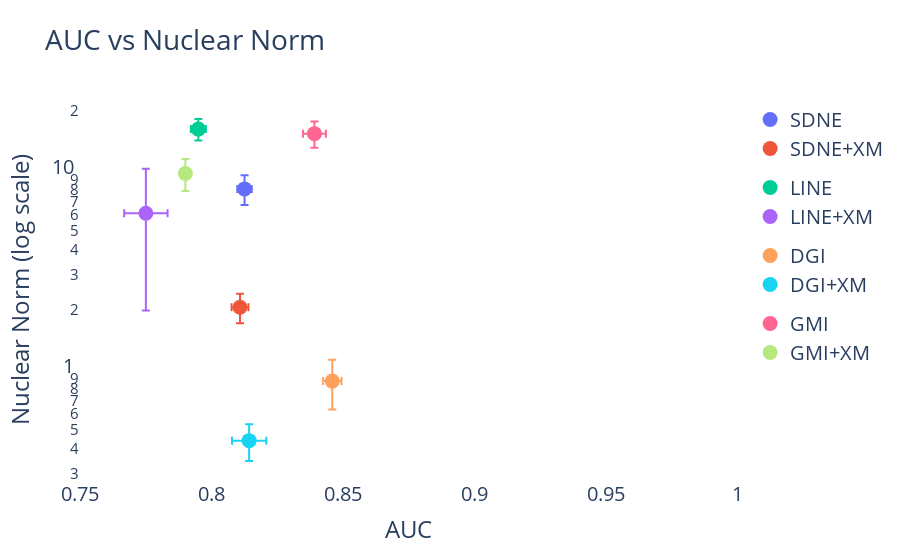

Write notebook code for a chart like this one.
### Code cell
fig = go.Figure()
marker_size = 15
fig.add_trace(go.Scatter(x = [sdne], 
                        y = [sdne_norm], 
                        error_x = dict(type = 'data', 
                                       array = [sdne_std]), 
                        error_y = dict(type = 'data', 
                                       array = [sdne_norm_std]), 
                        mode = 'markers', 
                        marker = dict(size = marker_size), 
                        name = 'SDNE', 
                        legendgroup = 'sdne'))

fig.add_trace(go.Scatter(x = [sdne_xm + 0.02], 
                        y = [sdne_xm_norm], 
                        error_x = dict(type = 'data', 
                                       array = [sdne_xm_std]), 
                        error_y = dict(type = 'data', 
                                       array = [sdne_xm_norm_std]), 
                        mode = 'markers', 
                        marker = dict(size = marker_size), 
                        name = 'SDNE+XM', 
                        legendgroup = 'sdne'))

fig.add_trace(go.Scatter(x = [line], 
                        y = [line_norm], 
                        error_x = dict(type = 'data', 
                                       array = [line_std]), 
                        error_y = dict(type = 'data', 
                                       array = [line_norm_std]), 
                        mode = 'markers', 
                        marker = dict(size = marker_size), 
                        name = 'LINE', 
                        legendgroup = 'line'))

fig.add_trace(go.Scatter(x = [line_xm + 0.05], 
                        y = [line_xm_norm], 
                        error_x = dict(type = 'data', 
                                       array = [line_xm_std]), 
                        error_y = dict(type = 'data', 
                                       array = [line_xm_norm_std]), 
                        mode = 'markers', 
                        marker = dict(size = marker_size), 
                        name = 'LINE+XM', 
                        legendgroup = 'line'))

fig.add_trace(go.Scatter(x = [dgi], 
                        y = [dgi_norm], 
                        error_x = dict(type = 'data', 
                                       array = [dgi_std]), 
                        error_y = dict(type = 'data', 
                                       array = [dgi_norm_std]), 
                        mode = 'markers', 
                        marker = dict(size = marker_size), 
                        name = 'DGI', 
                        legendgroup = 'dgi'))

fig.add_trace(go.Scatter(x = [dgi_xm], 
                        y = [dgi_xm_norm], 
                        error_x = dict(type = 'data', 
                                       array = [dgi_xm_std]), 
                        error_y = dict(type = 'data', 
                                       array = [dgi_xm_norm_std]), 
                        mode = 'markers', 
                        marker = dict(size = marker_size), 
                        name = 'DGI+XM', 
                        legendgroup = 'dgi'))

fig.add_trace(go.Scatter(x = [gmi], 
                        y = [gmi_norm], 
                        error_x = dict(type = 'data', 
                                       array = [gmi_std]), 
                        error_y = dict(type = 'data', 
                                       array = [gmi_norm_std]), 
                        mode = 'markers', 
                        marker = dict(size = marker_size), 
                        name = 'GMI', 
                        legendgroup = 'gmi'))

fig.add_trace(go.Scatter(x = [gmi_xm], 
                        y = [gmi_xm_norm], 
                        error_x = dict(type = 'data', 
                                       array = [gmi_xm_std]), 
                        error_y = dict(type = 'data', 
                                       array = [gmi_xm_norm_std]), 
                        mode = 'markers', 
                        marker = dict(size = marker_size), 
                        name = 'GMI+XM', 
                        legendgroup = 'gmi'))

fig.update_layout(title_text = 'AUC vs Nuclear Norm', 
                  xaxis_title_text = 'AUC', 
                  yaxis_title_text = 'Nuclear Norm (log scale)', 
                  plot_bgcolor = 'white', 
                  paper_bgcolor = 'white', 
                  font = dict(size = 20))
fig.update_xaxes(range = [0.75, 1])
fig.update_yaxes(type = 'log')

fig.show()

### Figure 1 — Plotly figure (JSON) as saved in the notebook; plotly's stock layout.template omitted (floating-point values rounded to 4 significant figures)
{"data": [{"error_x": {"array": [0.002746], "type": "data"}, "error_y": {"array": [1.375], "type": "data"}, "legendgroup": "sdne", "marker": {"size": 15}, "mode": "markers", "name": "SDNE", "type": "scatter", "x": [0.8126], "y": [8.084]}, {"error_x": {"array": [0.003206], "type": "data"}, "error_y": {"array": [0.3488], "type": "data"}, "legendgroup": "sdne", "marker": {"size": 15}, "mode": "markers", "name": "SDNE+XM", "type": "scatter", "x": [0.8109], "y": [2.055]}, {"error_x": {"array": [0.002865], "type": "data"}, "error_y": {"array": [1.997], "type": "data"}, "legendgroup": "line", "marker": {"size": 15}, "mode": "markers", "name": "LINE", "type": "scatter", "x": [0.795], "y": [16.15]}, {"error_x": {"array": [0.008255], "type": "data"}, "error_y": {"array": [4.115], "type": "data"}, "legendgroup": "line", "marker": {"size": 15}, "mode": "markers", "name": "LINE+XM", "type": "scatter", "x": [0.7751], "y": [6.094]}, {"error_x": {"array": [0.003488], "type": "data"}, "error_y": {"array": [0.2444], "type": "data"}, "legendgroup": "dgi", "marker": {"size": 15}, "mode": "markers", "name": "DGI", "type": "scatter", "x": [0.846], "y": [0.8743]}, {"error_x": {"array": [0.006537], "type": "data"}, "error_y": {"array": [0.0921], "type": "data"}, "legendgroup": "dgi", "marker": {"size": 15}, "mode": "markers", "name": "DGI+XM", "type": "scatter", "x": [0.8144], "y": [0.4391]}, {"error_x": {"array": [0.004373], "type": "data"}, "error_y": {"array": [2.302], "type": "data"}, "legendgroup": "gmi", "marker": {"size": 15}, "mode": "markers", "name": "GMI", "type": "scatter", "x": [0.8392], "y": [15.31]}, {"error_x": {"array": [0.001098], "type": "data"}, "error_y": {"array": [1.774], "type": "data"}, "legendgroup": "gmi", "marker": {"size": 15}, "mode": "markers", "name": "GMI+XM", "type": "scatter", "x": [0.7901], "y": [9.662]}], "layout": {"font": {"size": 20}, "paper_bgcolor": "white", "plot_bgcolor": "white", "title": {"text": "AUC vs Nuclear Norm"}, "xaxis": {"range": [0.75, 1], "title": {"text": "AUC"}}, "yaxis": {"title": {"text": "Nuclear Norm (log scale)"}, "type": "log"}}}
